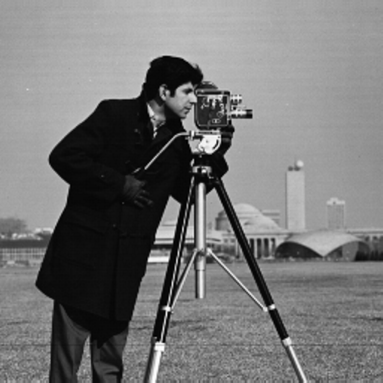
#> input picture Chapter 01. 이미지 처리에 대한 소개/image.png, 383 x 383 px
$ jupyter execute '이미지에 대한 소개 - PIL.ipynb'
#> lines starting #> are read from the running program, lines starting #| are printed output that depends on the picture
## 📸 이미지 처리에 대한 소개 - PIL
### PIL이란?
Python Image Library에서 시작된 오픈소스 라이브러리다. 간단한 알고리즘을 구현할 때 초보자에게 적합한 라이브러리이다.

#### 🛠 Window에서 Pillow 설치하기
명령 프롬프트 혹은 Powershell에 아래와 같이 작성한다.
```
pip3 install Pillow
```
#### 🛠 Ubuntu에서 Pillow 설치하기
터미널(CTRL+ALT+T)에서 아래와 같이 작성한다.
```
python3 -m pip install Pillow
sudo pip3 install Pillow
```

### Pillow 시작하기

[cell 1]
from PIL import Image

[cell 2]
img = Image.open("image.png")
#> img is the input picture: PIL image 383x383 RGBA; mean R, G, B, A 118.3, 118.3, 118.3, 255
img.show()

#### 이미지 저장하기

[cell 3]
img.save("./tmp/temp.png")

#### 이미지 자르기

[cell 4]
dim = (100,100,400,400) #Region of Interest
crop_img = img.crop(dim)
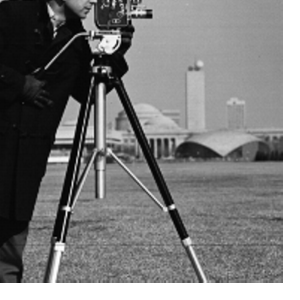
#> crop_img: PIL image 300x300 RGBA; mean R, G, B, A 95, 95, 95, 226.9; transparent parts drawn white
crop_img.show()

#### 픽셀값 출력하기

[cell 5]
img = Image.open("image.jpg")
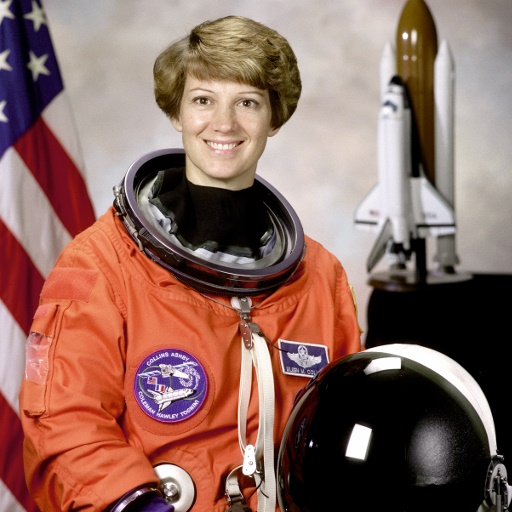
#> input picture Chapter 01. 이미지 처리에 대한 소개/image.jpg, 512 x 512 px
#> img is the input picture: PIL image 512x512 RGB; mean R, G, B 141.6, 105.8, 96.5
img.getpixel((100,100))
#> Out = (187, 178, 173)

[cell 6]
img.convert("L").getpixel((100,100))
#> Out = 180

### Grayscale image

[cell 7]
grayscale = img.convert("L")
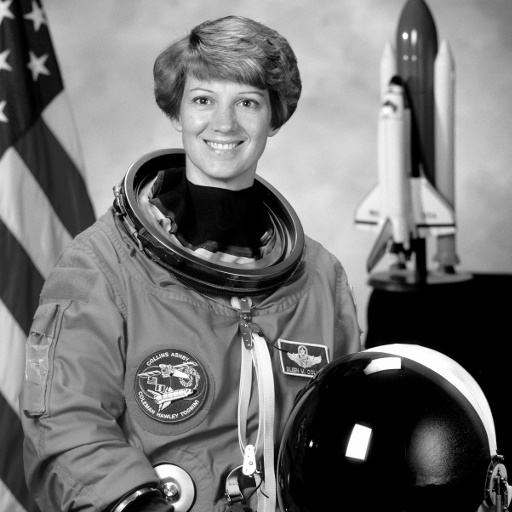
#> grayscale: PIL image 512x512 L; min 0, max 255, mean 115.4
grayscale.show()

### 기하학적 변환
#### 크기 변환

[cell 8]
resize_img = img.resize((200,200))
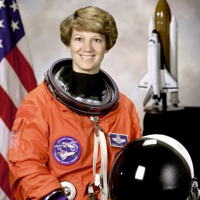
#> resize_img: PIL image 200x200 RGB; mean R, G, B 141.6, 105.8, 96.5
resize_img.show()

#### 회전

[cell 9]
rotate_img = img.rotate(90)
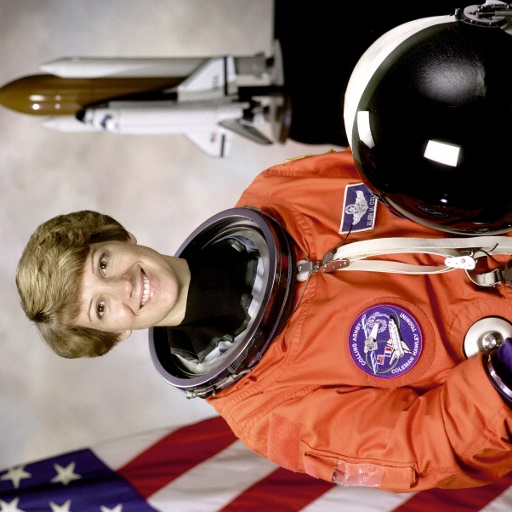
#> rotate_img: PIL image 512x512 RGB; mean R, G, B 141.6, 105.8, 96.5
rotate_img.show()

### 이미지 향상

[cell 10]
from PIL import ImageEnhance

#### 이미지 밝기 변경

[cell 11]
enhancer = ImageEnhance.Brightness(img)
enhancer.enhance(2).show()
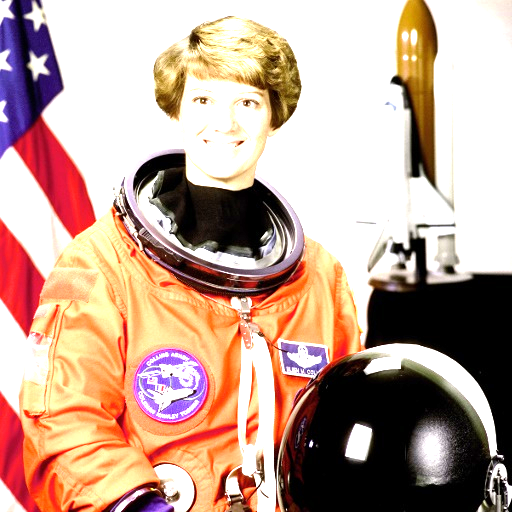
#> shown: PIL image 512x512 RGB; mean R, G, B 194.2, 164.6, 149.4

#### 이미지의 대비 변경

[cell 12]
enhancer = ImageEnhance.Contrast(img)
enhancer.enhance(2).show()
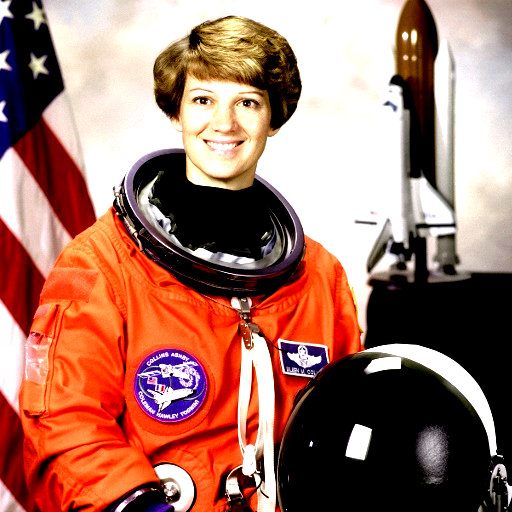
#> shown: PIL image 512x512 RGB; mean R, G, B 163.6, 116.2, 102.1

### 이미지의 픽셀에 접근하기

[cell 13]
img.getpixel((100,100))
#> Out = (187, 178, 173)

[cell 14]
img.putpixel((100,100),(20,230,145))
img.getpixel((100,100))
#> Out = (20, 230, 145)
